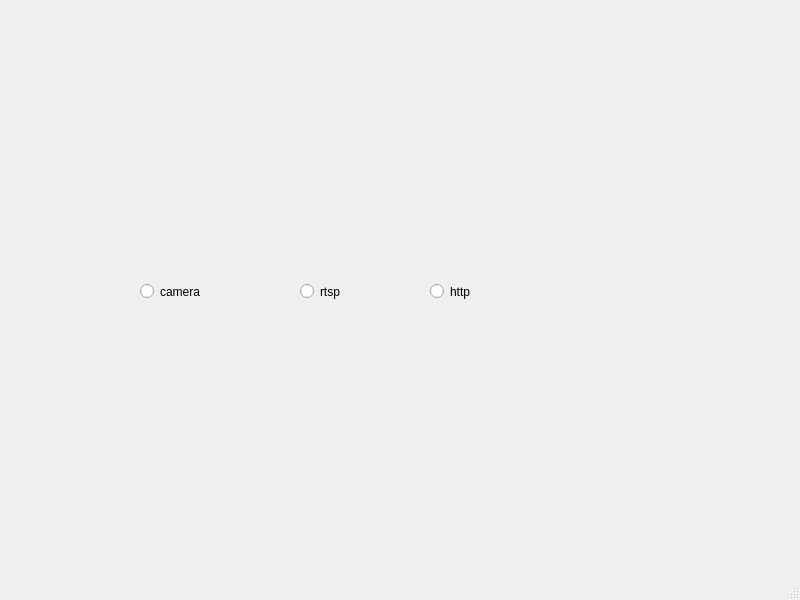
<?xml version="1.0" encoding="UTF-8"?>
<ui version="4.0">
 <class>MainWindow</class>
 <widget class="QMainWindow" name="MainWindow">
  <property name="geometry">
   <rect>
    <x>0</x>
    <y>0</y>
    <width>800</width>
    <height>600</height>
   </rect>
  </property>
  <property name="windowTitle">
   <string>MainWindow</string>
  </property>
  <widget class="QWidget" name="centralwidget">
   <widget class="QRadioButton" name="camera_button">
    <property name="geometry">
     <rect>
      <x>140</x>
      <y>280</y>
      <width>112</width>
      <height>23</height>
     </rect>
    </property>
    <property name="text">
     <string>camera</string>
    </property>
   </widget>
   <widget class="QRadioButton" name="rtsp_button">
    <property name="geometry">
     <rect>
      <x>300</x>
      <y>280</y>
      <width>112</width>
      <height>23</height>
     </rect>
    </property>
    <property name="text">
     <string>rtsp</string>
    </property>
   </widget>
   <widget class="QRadioButton" name="http_button">
    <property name="geometry">
     <rect>
      <x>430</x>
      <y>280</y>
      <width>112</width>
      <height>23</height>
     </rect>
    </property>
    <property name="text">
     <string>http</string>
    </property>
   </widget>
  </widget>
  <widget class="QMenuBar" name="menubar">
   <property name="geometry">
    <rect>
     <x>0</x>
     <y>0</y>
     <width>800</width>
     <height>22</height>
    </rect>
   </property>
  </widget>
  <widget class="QStatusBar" name="statusbar"/>
 </widget>
 <resources/>
 <connections/>
</ui>
